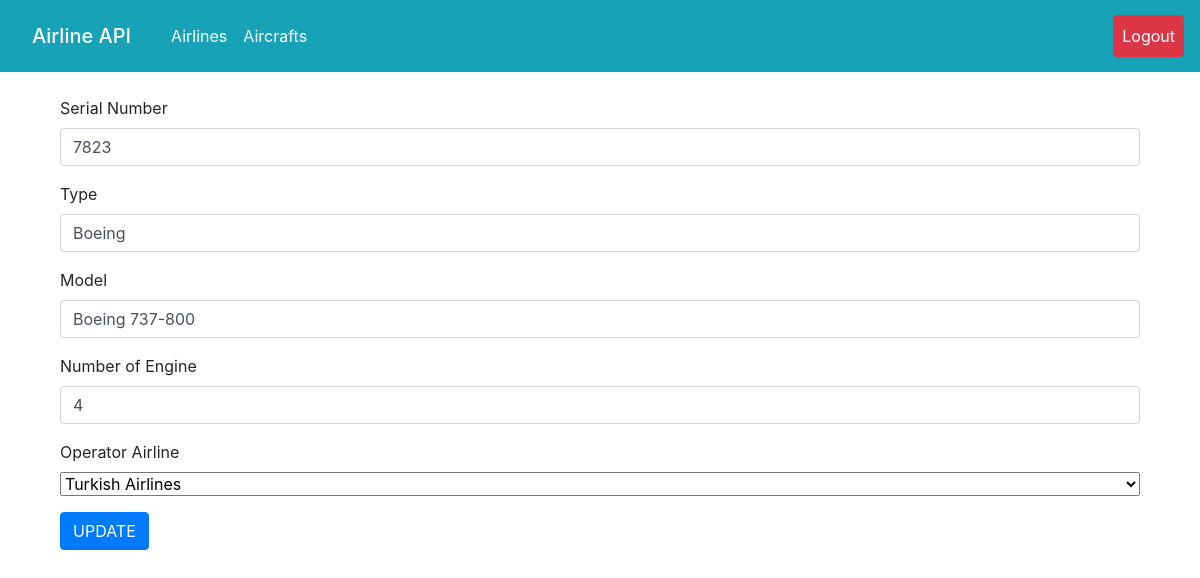
The page /aircraft/edit-aircraft/1 (signed in) on the database its author committed.
### airlines/models.py (models this page shows, shortened)
class Aircraft(models.Model):
    manufacturer_serial_number = models.CharField(max_length=255)
    type = models.CharField(max_length=255)
    model = models.CharField(max_length=255)
    operator_airline = models.ForeignKey(Airline, related_name='aircraft_set', on_delete=models.CASCADE)
    number_of_engines = models.IntegerField()

### airlines/views.py (the view, shortened to what this page needs)
# urls.py: path("aircraft/edit-aircraft/<int:id>",views.aircraft_edit, name = "aircraft_edit"),
@login_required()
def aircraft_edit(request,id):
    if not request.user.is_authenticated:
        return redirect("user_login")
    else:
        aircraft = get_object_or_404(Aircraft, id = id)
        airlines = Airline.objects.all()
        return render(request, "airlines/aircraft_edit.html",
                    {
                        "aircraft":aircraft,
                        "airlines":airlines,
                    }
                )

### airlines/templates/airlines/aircraft_edit.html (shortened to what this page needs)
{% extends "base.html" %}
{% block content %}
    <div class="container">
        <div class="row">
            <div class="col-12 mt-4">
                <form action="{% url "aircraft_edit" aircraft.id %}" method="POST">
                    <div class="mb-3">
                        <label for="serial_number" class="form-label">Serial Number</label>
                        <input type="text" class="form-control" name="serial_number" value = {{aircraft.manufacturer_serial_number}} placeholder="Enter Serial Number" required>
                    </div>
                    <div class="mb-3">
                        <label for="type" class="form-label">Type</label>
                        <input type="text" class="form-control" name="type" value = "{{aircraft.type}}" placeholder="Enter Type" required>
                    </div>
                    <div class="mb-3">
                        <label for="model" class="form-label">Model</label>
                        <input type="text" class="form-control" name="model" value="{{ aircraft.model }}" placeholder="Enter Model" required>
                    </div>
                    <div class="mb-3">
                        <label for="engine" class="form-label">Number of Engine</label>
                        <input type="text" class="form-control" name="engine" value = {{aircraft.number_of_engines}} placeholder="Enter Number of Engine" required>
                    </div>
                    <div class="mb-3">
                        <label for="op_airline" class="form-label">Operator Airline</label>
                        <div class="row">
                            <div class="col-12">
                                <select class="form-select w-100" aria-label="Operator Airline" name = "op_airline" required>
                                    {% for airline in  airlines %}
                                        {% if aircraft.operator_airline.name == airline.name%}
                                            <option value = {{airline.id}} selected>{{aircraft.operator_airline.name}}</option>
                                        {% else %}
                                            <option value={{airline.id}}>{{airline.name}}</option>
                                        {% endif %}
                                    {% endfor %}
                                  </select>
                            </div>
                        </div>
                    </div>
                    <button type="submit" class="btn btn-primary">UPDATE</button>
                </form>
            </div>
        </div>
    </div>
{% endblock content %}

### rows shown on the page
Aircraft: serial_number "7823", type "Boeing", model "Boeing 737-800", engine "4"

### other values the page prints
form field op_airline "Turkish Airlines"
